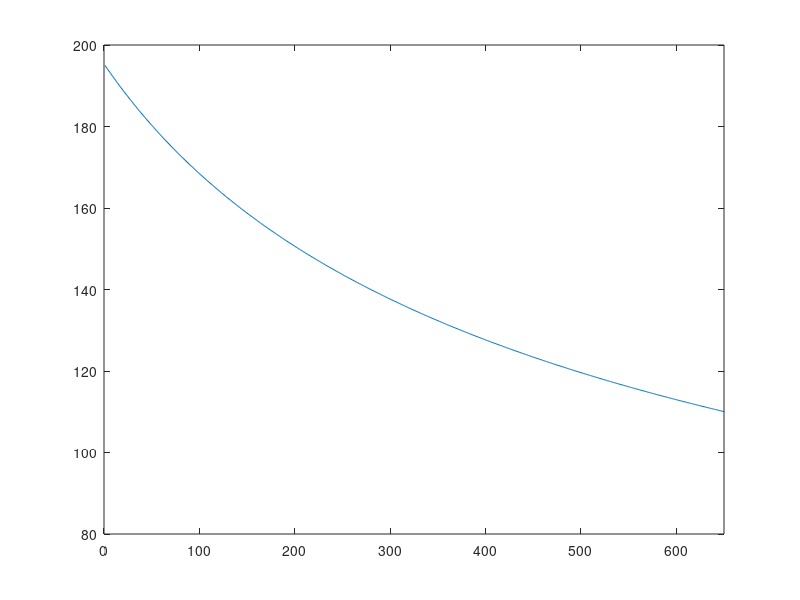

Here is the MATLAB script that generated this plot: (Note: this script raises an error after producing the figure.)

clear
clc
% close all

%%% Generate the system dynamics for the linear tape transport system
%   dynamics

%%% Create tape parameters
% i -- takeup/machine reel
% o -- supply/file reel

% constant parameters
v_0 = 3.1; % [m/s]
T_0 = 1 ; % [N]
w = 0.5 * 25.4 * 1e-3; % [m]
p_s = 2.8588 * 1e-3; % [m]
z = 6.4e-6; % [m]

% constant parameters that depend on the above constant parameters
K_T_0 = 195; % [N/m] --> depends on T_0 and v_0

% parameters that are guesses (https://en.wikipedia.org/wiki/Linear_Tape-Open)
L_0 = 0.2; % [m]
% n = 1; % # of unsupported turns [-]
R_f = -1; % [m] -- WILL BE OVERWRITTEN, DEPENDS ON LENGTH OF TAPE
R_0 = 0.022; % [m]
L_tot = 1e3; % [m]
rho = 1350; % assuming PET material [kg/m3]
E = 2.8 * 1e9; % [Pa] = [N/m^2]
J_i_motor = 0.0001; % [Nm]
J_o_motor = 0.0001; % [Nm]
K_i = 0.02;
K_o = 0.02;
D_T_0 = 0.1; % [N s/m] p. 218

% assume forward tape motion
alpha = 0;
beta = 1;

% values that are neglected in the paper
beta_i = 0;
beta_o = 0;
mu = 0;

% time/LPOS varying parameters
f_R_i = @(l) sqrt( R_0^2 + z/pi * l );
f_R_o = @(l) sqrt( R_0^2 + z/pi * (L_tot - l) );
f_J_i = @(R_i) J_i_motor + pi*w*rho * ( R_i^4 - R_0^4 ) / 2;
f_J_o = @(R_o) J_o_motor + pi*w*rho * ( R_o^4 - R_0^4 ) / 2;

f_K_T = @(R_i) E*w*z ./ ( L_0 + R_i/R_0*( E*w*z/K_T_0 - L_0 ) );
f_D_T = @(K_T) D_T_0 * K_T / K_T_0;
% NOTE: do NOT need tension estimator, and can assume what comes out of the
% SS filter is "ground truth"

% PARAMETERS THAT NEED TO BE OVERWRITTEN
R_f = f_R_i(L_tot);

%%% choose a LPOS for which to define the dynamics
l = 100;

R_i = f_R_i(l);
R_o = f_R_o(l);
J_i = f_J_i(R_i);
J_o = f_J_o(R_o);
K_T = f_K_T(R_i);
D_T = f_D_T(K_T);

% TODO this plot is looking a little off. In the paper it is more straight.
% It looks more straight when L_0 term is increased, so can decrease other
% properties to get that same effect too
figure, plot(f_K_T(f_R_i(0:L_tot)))
xlim([ 0 650 ])


A = [  0                      , 1                                    , 0                      , 0                              ; 
      -(1+mu)*R_i^2*K_T / J_i , ( -(1+mu)*R_i^2*D_T - beta_i ) / J_i , (1+mu)*R_i^2*K_T / J_i , (1+mu)*R_i^2*D_T / J_i         ;
       0                      , 0                                    , 0                      , 1                              ;
       R_o^2*K_T / J_o        , R_o^2*D_T / J_o                      ,-R_o^2*K_T / J_o        , ( -R_o^2*D_T - beta_o ) / J_o ];

B = [ 0             , 0              ;
      R_i*K_i / J_i , 0              ;
      0             , 0              ;
      0             , R_o*K_o / J_o ];

C = [ 0   , 1     , 0    , 0    ;
      0   , 0     , 0    , 1    ;
      0   , alpha , 0    , beta ;
      K_T , D_T   , -K_T , -D_T ];

Csmall = [ 0   , 1     , 0    , 0    ;
      0   , 0     , 0    , 1    ;
      K_T , D_T   , -K_T , -D_T ];

sssys = ss(A,B,C,zeros(4,2));

Hs = tf(sssys);
H_i_T = minreal(tf( Hs.Numerator{2,2}, Hs.Denominator{2,2} ));

pzmap(H_i_T)
figure, bp = bodeplot( H_i_T );
bp.FrequencyUnit = "Hz";
xlim( [1e-1 1e2])
ax = findall(gcf, 'type', 'axes');
% magnitude is usually the second one
ylim(ax(2), [-40 20])
ylim(ax(1), [-300 300])

figure, bp = bodeplot( Hs );
bp.FrequencyUnit = "Hz";
xlim( [1e-1 1e2])

ax = findall(gcf, 'type', 'axes');
for ii = 1:2:length(ax)-1
    ylim(ax(ii), [-300 300])
end
for ii = 2:2:length(ax)
    ylim(ax(ii), [-40 20])
end
% ax = findall(gcf, 'type', 'axes');
% % magnitude is usually the second one
% ylim(ax(2), [-40 20])
% ylim(ax(1), [-300 300])
